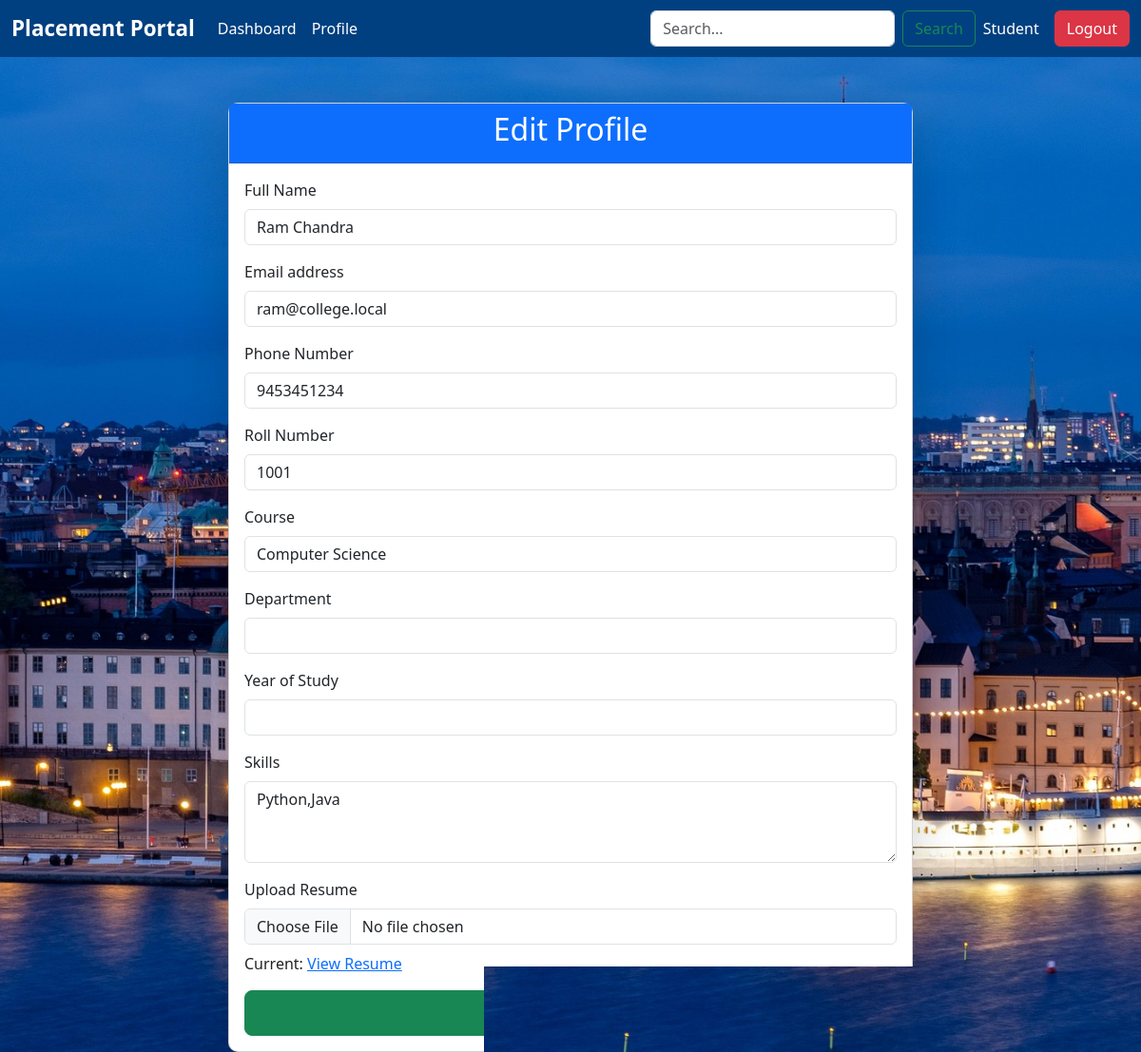
The app's page /student/profiles/1 (signed in) with its own data.
### models/models.py (models this page shows, shortened)
class Usercommon(db.Model):
    __abstract__ = True
    id = db.Column(db.Integer,primary_key=True)
    email = db.Column(db.String(120), unique=True, nullable=False)
    _password_hash = db.Column("password",db.String(128), nullable=False)
    name = db.Column(db.String(100), nullable=False)
    phone = db.Column(db.String(20), nullable=True)
    is_active = db.Column(db.Boolean, default=True, nullable=False)
    created_at = db.Column(db.DateTime, default=datetime.utcnow, nullable=False)

class Student(Usercommon):
    __tablename__ = 'students'
    role = db.Column(db.Enum(Role), default=Role.STUDENT, nullable=False)
    roll_number = db.Column(db.String(20), unique=True, nullable=False)
    course = db.Column(db.String(100), nullable=False)
    skills = db.Column(db.String(200), nullable=True)
    resume_path = db.Column(db.String(200), nullable=True)
    blacklist = db.Column(db.Boolean, default=False, nullable=False)
    department = db.Column(db.String(50), nullable=False)
    year_of_study = db.Column(db.Integer, nullable=False)
    applications = db.relationship('Application', backref='student', lazy=True,cascade="all, delete-orphan")

### app.py (the view, shortened to what this page needs)
@app.route("/student/profiles/<int:id>", methods=["GET", "POST"])
@role_required(Role.STUDENT)
def student_profile(id):
    student = Student.query.get_or_404(id)
    return render_template("student/StudentRegister.html", form_title="Edit Profile", form_action=f"/student/profiles/{id}", student=student)

### app.py (called while the page is built)
def role_required(required_role):
    def decorator(f):
        @wraps(f)
        def wrapper(*args, **kwargs):
            if 'user_id' not in session or 'user_role' not in session:
                return redirect(url_for('login'))
            if session['user_role'] != required_role.value:
                return "Unauthorized", 403
            return f(*args, **kwargs)
        return wrapper
    return decorator

### templates/student/StudentRegister.html (shortened to what this page needs)
{% extends "index.html" %}
{% block content %}
<div class="container mt-5">
  <div class="row justify-content-center">
    <div class="col-md-8">
      <div class="card shadow-lg">
        <div class="card-header bg-primary text-white text-center">
          <h3>{{ form_title }}</h3>
        </div>
        <div class="card-body">
          <form method="POST" action="{{ form_action }}" enctype="multipart/form-data">
            <div class="mb-3">
              <label for="name" class="form-label">Full Name</label>
              <input type="text" class="form-control" id="name" name="name"
                     value="{{ student.name if student else '' }}" required>
            </div>
            <div class="mb-3">
              <label for="email" class="form-label">Email address</label>
              <input type="email" class="form-control" id="email" name="email"
                     value="{{ student.email if student else '' }}" required>
            </div>
            <div class="mb-3">
              <label for="phone" class="form-label">Phone Number</label>
              <input type="text" class="form-control" id="phone" name="phone"
                     value="{{ student.phone if student else '' }}">
            </div>
            <div class="mb-3">
              <label for="roll_number" class="form-label">Roll Number</label>
              <input type="text" class="form-control" id="roll_number" name="roll_number"
                     value="{{ student.roll_number if student else '' }}" required>
            </div>
            <div class="mb-3">
              <label for="course" class="form-label">Course</label>
              <input type="text" class="form-control" id="course" name="course"
                     value="{{ student.course if student else '' }}" required>
            </div>
            <div class="mb-3">
              <label for="department" class="form-label">Department</label>
              <input type="text" class="form-control" id="department" name="department" required>
            </div>
            <div class="mb-3">
              <label for="year_of_study" class="form-label">Year of Study</label>
              <input type="number" class="form-control" id="year_of_study" name="year_of_study" min="1" max="4" required>
            </div>
            <div class="mb-3">
              <label for="skills" class="form-label">Skills</label>
              <textarea class="form-control" id="skills" name="skills" rows="3">{{ student.skills if student else '' }}</textarea>
            </div>
            <div class="mb-3">
              <label for="resume" class="form-label">Upload Resume</label>
              <input class="form-control" type="file" id="resume" name="resume">
              {% if student and student.resume_path %}
                <p class="mt-2">Current: <a href="{{ url_for('static', filename=student.resume_path) }}" target="_blank">View Resume</a></p>
              {% endif %}
            </div>
            <div class="d-grid">
              <button type="submit" class="btn btn-success btn-lg">
              </button>
            </div>
          </form>
        </div>
      </div>
    </div>
  </div>
</div>
{% endblock %}

### templates/navbar.html (shortened to what this page needs)
<nav class="navbar navbar-expand-lg navbar-dark bg-dark">
  <div class="container-fluid">
    <a class="navbar-brand fw-bold" href="#">Placement Portal</a>
    <div class="collapse navbar-collapse" id="navbarNavDropdown">
      <ul class="navbar-nav me-auto mb-2 mb-lg-0">
        {% if session.get('user_role') == 'student' %}
        <li class="nav-item">
          <a class="nav-link" href="{{ url_for('student_dashboard') }}">Dashboard</a>
        </li>
        <li class="nav-item">
          <a class="nav-link" href="{{ url_for('student_profile', id=session.get('user_id')) }}">Profile</a>
        </li>
        {% endif %}
      </ul>
      <div class="d-flex align-items-center gap-2">
        {% if session.get('user_role') in ['admin', 'student', 'company'] %}
        <form class="d-flex" role="search" action="{{ url_for('search') }}" method="GET">
          <input class="form-control me-2" type="search" name="q" placeholder="Search..." aria-label="Search">
          <button class="btn btn-outline-success" type="submit">Search</button>
        </form>
        {% endif %}
        <span class="text-white me-2">
          {{ session.get('user_role') | capitalize }}
        </span>
        <a href="{{ url_for('logout') }}" class="btn btn-danger">Logout</a>
      </div>
    </div>
  </div>
</nav>

### static/css/dashboard.css (style rules this page uses)
body { font-family: 'Segoe UI', Arial, sans-serif; background-color: #f8f9fa; color: #333; }
.navbar { background-color: #004080 !important; }
.navbar-brand { font-weight: bold; font-size: 1.4rem; }
.nav-link { color: #fff !important; }
.card { border-radius: 10px; }
.card h3 { font-size: 2rem; color: #004080; }
body { background: url("/static/skyline1.jpg") no-repeat center center fixed; background-size: cover; }
h2, h3, h4, h5 { color: #ffffff !important; }
.card p, .card span, .card small { color: #222 !important; }

### records on screen
Student: get "Student", name "Ram Chandra", email "ram@college.local", phone "9453451234", roll_number "1001", course "Computer Science", skills "Python,Java"
